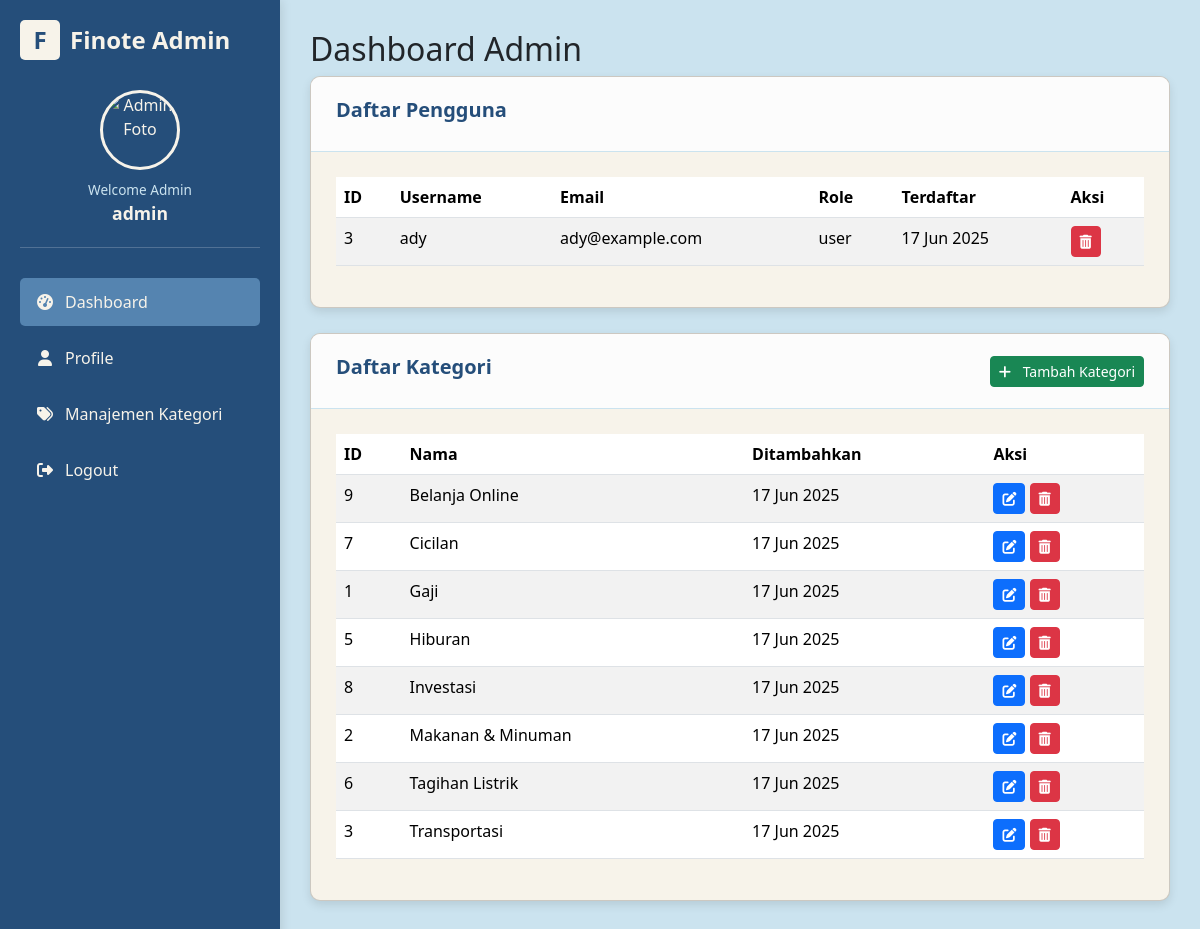
/admin/dashboard.php (signed in), run on an earlier commit of the app's database.
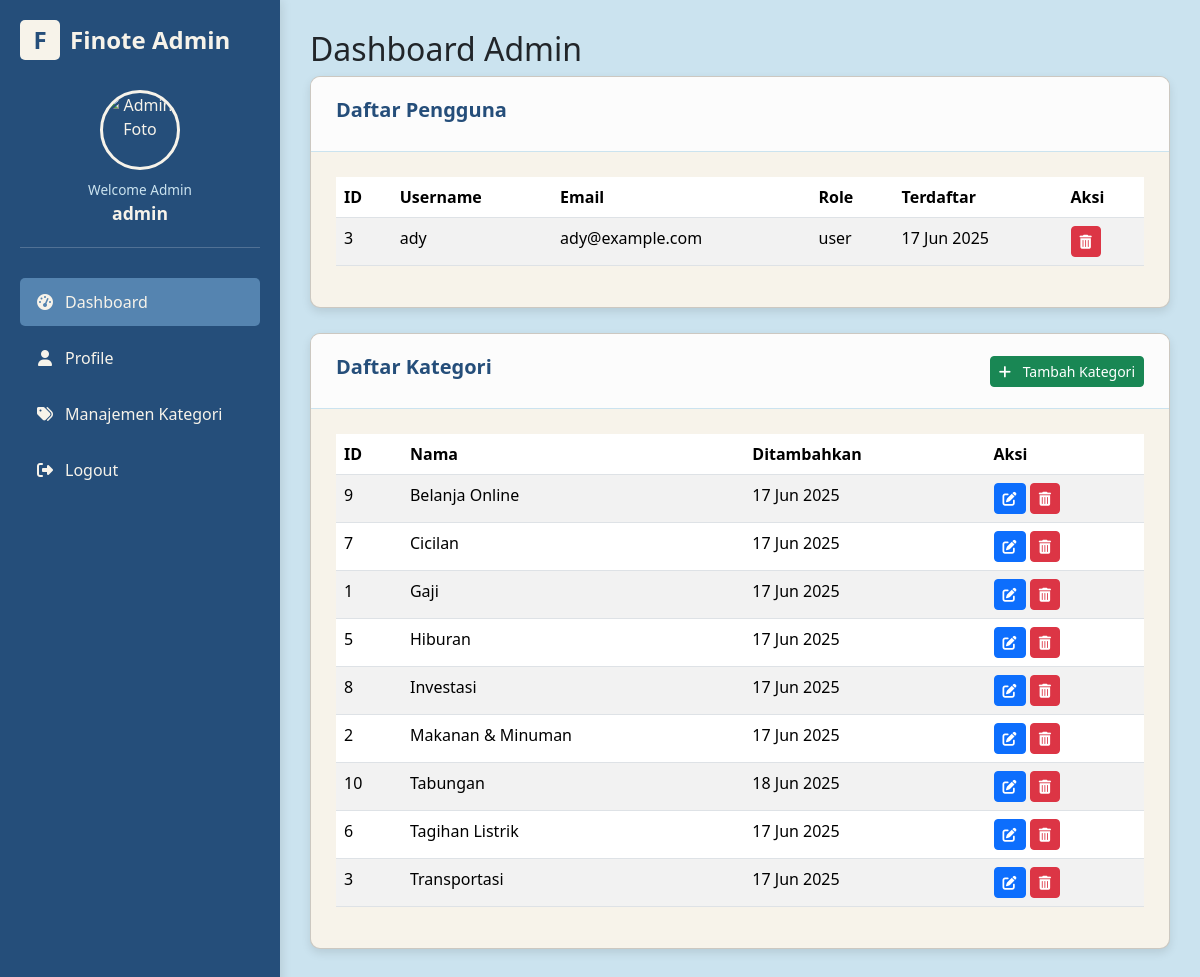
And on a later commit of the database.
### tables this page shows
CREATE TABLE `users` (
  `id` int NOT NULL,
  `username` varchar(50) NOT NULL,
  `email` varchar(100) NOT NULL,
  `password` varchar(255) NOT NULL,
  `photo` varchar(255) DEFAULT NULL,
  `role` enum('user','admin') NOT NULL DEFAULT 'user',
  `created_at` datetime DEFAULT CURRENT_TIMESTAMP,
  `phone` varchar(20) DEFAULT NULL
);

CREATE TABLE `categories` (
  `id` int NOT NULL,
  `name` varchar(255) NOT NULL,
  `created_at` datetime DEFAULT CURRENT_TIMESTAMP,
  `type` enum('income','expense') NOT NULL DEFAULT 'expense'
);

### admin/dashboard.php (the view, shortened to what the changed rows need)
<?php
require_once '../includes/auth.php';
$all_users = [];
$sql_all_users = "SELECT id, username, email, role, created_at FROM users WHERE role = 'user' ORDER BY created_at DESC";
if ($stmt = $conn->prepare($sql_all_users)) {
    $stmt->execute();
    $result = $stmt->get_result();
    while ($row = $result->fetch_assoc()) {
        $all_users[] = $row;
    }
}
$all_categories = [];
$sql_all_categories = "SELECT id, name, created_at FROM categories ORDER BY name ASC";
if ($stmt = $conn->prepare($sql_all_categories)) {
    $stmt->execute();
    $result = $stmt->get_result();
    while ($row = $result->fetch_assoc()) {
        $all_categories[] = $row;
    }
}
?>
<!DOCTYPE html>
<html lang="id">
<head>
    <link href="https://cdn.jsdelivr.net/npm/bootstrap@5.3.3/dist/css/bootstrap.min.css" rel="stylesheet">
    <link rel="stylesheet" href="https://cdnjs.cloudflare.com/ajax/libs/font-awesome/6.5.2/css/all.min.css">
</head>
<body>
<div class="main-content">
    <h2>Dashboard Admin</h2>
    <div class="card">
        <div class="card-content">
            <?php if (empty($all_users)): ?>
                <div class="alert alert-info">Belum ada pengguna.</div>
            <?php else: ?>
                <div class="table-responsive">
                    <table class="table table-striped">
                        <thead>
                        <tr><th>ID</th><th>Username</th><th>Email</th><th>Role</th><th>Terdaftar</th><th>Aksi</th></tr>
                        </thead>
                        <tbody>
                        <?php foreach ($all_users as $user): ?>
                            <tr>
                                <td><?= $user['id'] ?></td>
                                <td><?= htmlspecialchars($user['username']) ?></td>
                                <td><?= htmlspecialchars($user['email']) ?></td>
                                <td><?= $user['role'] ?></td>
                                <td><?= date('d M Y', strtotime($user['created_at'])) ?></td>
                                <td>
                                    <a href="users/delete.php?id=<?= $user['id'] ?>" class="btn btn-sm btn-danger btn-action" onclick="return confirm('Yakin hapus pengguna ini?')"><i class="fas fa-trash-alt"></i></a>
                                </td>
                            </tr>
                        <?php endforeach; ?>
                        </tbody>
                    </table>
                </div>
            <?php endif; ?>
        </div>
    </div>
    <div class="card">
        <div class="card-content">
            <?php if (empty($all_categories)): ?>
                <div class="alert alert-info">Belum ada kategori.</div>
            <?php else: ?>
                <table class="table table-striped">
                    <thead><tr><th>ID</th><th>Nama</th><th>Ditambahkan</th><th>Aksi</th></tr></thead>
                    <tbody>
                        <?php foreach ($all_categories as $cat): ?>
                            <tr>
                                <td><?= $cat['id'] ?></td>
                                <td><?= htmlspecialchars($cat['name']) ?></td>
                                <td><?= date('d M Y', strtotime($cat['created_at'])) ?></td>
                                <td>
                                    <a href="edit_kategori.php?id=<?= $cat['id'] ?>" class="btn btn-sm btn-primary"><i class="fas fa-edit"></i></a>
                                    <a href="hapus_kategori.php?id=<?= $cat['id'] ?>" class="btn btn-sm btn-danger" onclick="return confirm('Yakin hapus kategori ini?')"><i class="fas fa-trash-alt"></i></a>
                                </td>
                            </tr>
                        <?php endforeach; ?>
                    </tbody>
                </table>
            <?php endif; ?>
        </div>
    </div>
</div>
</body>
</html>

What changed in the data, as far as the page shows it:
added categories: id "10", name "Tabungan", created_at "18 Jun 2025"
